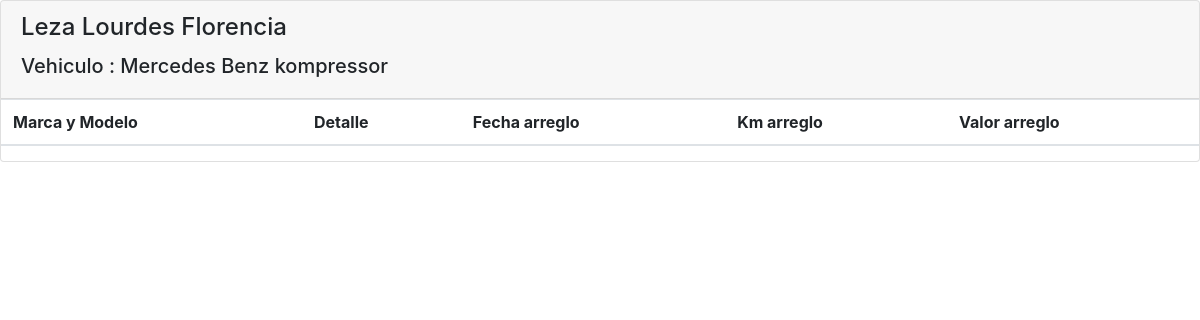
The app's page /workshop/cars/repairs/model/5/ with its own data.
### workshop/models.py (models this page shows, shortened)
class Model(models.Model):
    brand           = models.ForeignKey(Brand, on_delete=models.CASCADE)
    modelName       = models.CharField(max_length=30)
    year            = models.CharField(max_length=8)
    km_car          = models.CharField(max_length=10)

class Brand(models.Model):
    owner           = models.ForeignKey(Owner, on_delete=models.CASCADE)
    brandName       = models.CharField(max_length=30)

class Owner(models.Model):
    name            = models.CharField(max_length=30)
    surname         = models.CharField(max_length=30)
    dni             = models.CharField(max_length=10)

### workshop/views.py (the view)
# urls.py: path('cars/repairs/model/<int:model_id>/', views.repair_model, name='repair_model'),
def repair_model(request, model_id):
    model_m             = get_object_or_404(Model, pk=model_id)
    repair_m            = Repair.objects.all()
    latest_repairs_list = Repair.objects.all()
    context = { 'model_m'             : model_m,
                'repair_m'            : repair_m,
                'latest_repairs_list' : latest_repairs_list
                }
    return render(request, 'workshop/repair_model.html', context)

### workshop/templates/workshop/repair_model.html (shortened to what this page needs)
{% load bootstrap4 %}
{% bootstrap_css %}
<div class="card">
  <div class="card-header text-left" style="margin-bottom:0">
    <h4 class="card-title">
      {{ model_m.brand.owner.surname }}
      {{ model_m.brand.owner.name }}
      <h5>
        Vehiculo :
          {{ model_m.brand.brandName }}
          {{ model_m.modelName}}
      </h5>
    </h4>
  </div>
<table class="table">
  <thead>
    <tr>
      <th scope="col">Marca y Modelo</th>
      <th scope="col">Detalle</th>
      <th scope="col">Fecha arreglo</th>
      <th scope="col">Km arreglo</th>
      <th scope="col">Valor arreglo</th>
    </tr>
  </thead>
</table>
</div>

### records on screen
Model: brand.owner.surname "Leza", brand.owner.name "Lourdes Florencia", brand.brandName "Mercedes Benz", modelName "kompressor"
